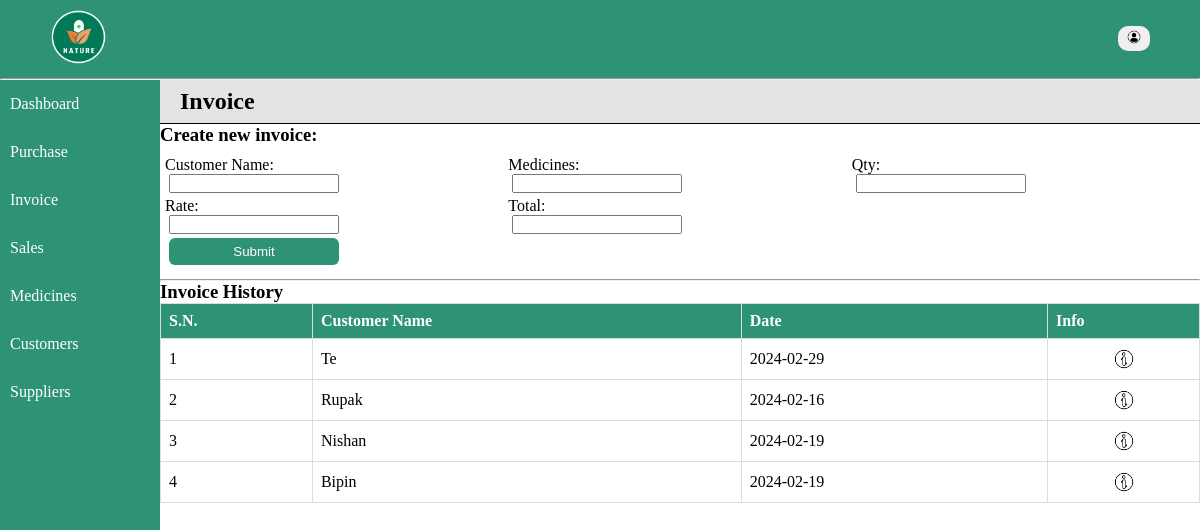
/home/invoice.php, run on the app's committed database.
### tables this page shows
CREATE TABLE `invoice` (
  `id` int(11) NOT NULL,
  `invoice_no` varchar(8) NOT NULL,
  `customer_name` varchar(128) NOT NULL,
  `medicine_name` varchar(128) NOT NULL,
  `quantity` int(11) NOT NULL,
  `rate` int(11) NOT NULL,
  `total` int(11) NOT NULL,
  `date` date NOT NULL
);

### includes/database.php (called while the page is built, shortened)
<?php
    function descSelect($conn, $arg, $order) {
        $sql = "select * from $arg order by $order DESC";
        $result = mysqli_query($conn, $sql);
        return $records = mysqli_fetch_all($result, MYSQLI_ASSOC);
    }
?>

### home/invoice.php (the view, shortened to what this page needs)
<?php
include "../includes/database.php";
$records = descSelect($conn, 'invoice', 'customer_name');
?>
<!DOCTYPE html>
<html lang="en">
<head>
    <link rel="stylesheet" href="../styles/style.css">
</head>
<body>
<div class="container">
<?php include '../includes/nav.php'; ?>
<div class="main">
        <?php include '../includes/menu.php'; ?>
        <div class="content-wrapper">
            <div class="entries">
                <h2>Invoice</h2>
                <h3>Create new invoice:</h3>
                <form action="" method="POST">
                    <div class="input-fields">
                        <div class="inputs">
                            <label for="customer">Customer Name:</label><br>
                            <input type="text" name="customer" id="customer" required>
                        </div>
                        <div class="inputs">
                            <label for="medicine">Medicines:</label><br>
                            <input type="text" name="medicine" id="medicine" required>
                        </div>
                        <div class="inputs">
                            <label for="quantity">Qty:</label><br>
                            <input type="number" name="quantity" id="quantity" required>
                        </div>
                        <div class="inputs">
                            <label for="rate">Rate:</label><br>
                            <input type="number" name="rate" id="rate" required>
                        </div>
                        <div class="inputs">
                            <label for="total">Total:</label><br>
                            <input type="number" name="total" id="total" required>
                        </div>
                    </div>
                    <input type="submit" name="submit" id="submit" value="Submit">
                </form>
            </div><hr>
    <div class="records">
        <h3>Invoice History</h3>
        <table class="table">
            <tr>
                <th>S.N.</th>
                <th>Customer Name</th>
                <th>Date</th>
                <th>Info</th>
            </tr>
            <?php if(!empty($records)): ?>
                <?php foreach($records as $key => $record): ?>
                    <tr>
                <td><?= $key+1; ?></td>
                <td><?= $record['customer_name']; ?></td>
                <td><?= $record['date']; ?></td>
                <td><a href="bill.php?id=<?= $record['id']; ?>"><img src="../images/info.png" alt="info" style="width: 24px; display: block; margin: auto;"></a></td>
                    </tr>
                <?php endforeach; ?>
                <?php endif; ?>
        </table>
        </div>
        </div>
    </div>
    </div>
</body>
</html>

### styles/style.css (style rules this page uses)
* { padding: 0; margin: 0; box-sizing: border-box; }
:root { --primary-color: rgba(0, 122, 87, 0.821); --secondary-color: rgba(106, 205, 177, 0.821); }
body { overflow: hidden; }
.container { color: #fff; }
a { text-decoration: none; color: #fff; }
.main { background: #fff; display: flex; }
.content-wrapper { width: 100%; color: #000; }
.entries { width: 100%; }
.entries form { margin: 10px 5px; }
.input-fields { display: grid; grid-template-columns: auto auto auto; }
.entries form input[type=text],input[type=submit], input[type=date],input[type=number] { margin: 0 14px 4px 4px; width:170px; }
input[type=submit] { background-color: var(--primary-color); color:#fff; padding: 6px; border-radius: 6px; border: none; cursor: pointer; transition: 0.4s; }
.entries h2 { display: block; padding: 8px 20px; border-bottom: 1px solid black; background-color: rgb(228, 227, 227); }
.records { width: 100%; color: #000; }
.table { width: 100%; border-collapse: collapse; }
.table tr { width: 100%; }
.table th { padding: 12px 0; text-align: left; background-color: var(--primary-color); color: white; }
.table td, .table th { padding: 8px; border: 1px solid #ddd; }
.bill-table td, th { border: 1px solid black; }

### data on the page
invoice: customer_name "Te", date "2024-02-29"
invoice: customer_name "Rupak", date "2024-02-16"
invoice: customer_name "Nishan", date "2024-02-19"
invoice: customer_name "Bipin", date "2024-02-19"
